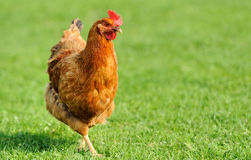
#> input picture imgs/chicken.jpg, 251 x 160 px
$ python otsu_thresholding.py
#> lines starting #> are read from the running program, lines starting #| are printed output that depends on the picture; after the words box and inside, x2 and y2 are one past the last pixel; in counts of white or black regions, pixels touching at a corner belong together
from skimage.filters import threshold_otsu
import os.path as path
import matplotlib.pyplot as plt
from skimage import io, color
import numpy as np
import time

img = io.imread(path.expanduser('imgs/chicken.jpg'))
#> img is the input picture: shape (160, 251, 3); mean R, G, B 145.5, 167.3, 69.7
start = time.time()
r_t = threshold_otsu(img[:, :, 0])
#> r_t = 177
g_t = threshold_otsu(img[:, :, 1])
#> g_t = 132
b_t = threshold_otsu(img[:, :, 2])
#> b_t = 55
end = time.time()
print("elapsed: ", end-start)

m = np.zeros((img.shape[0], img.shape[1]), dtype=np.uint8)
mask = (img[:, :, 0] < r_t) & (img[:, :, 1] < g_t) & (img[:, :, 2] < b_t)
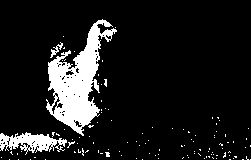
#> mask: shape (160, 251) bool; 11.3% white; 115 white regions (112 under 20 px), largest, box (x1, y1, x2, y2) and area: (46, 19, 117, 136) 3398, (0, 132, 67, 155) 797, (50, 42, 63, 58) 64
m[~mask] = 255

plt.imshow(m)
plt.show()
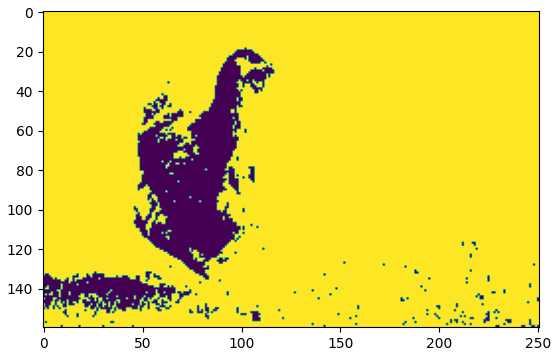
#> figure drawn by matplotlib, 1 panel

$ run again, with imgs/cow.jpg copied over imgs/chicken.jpg
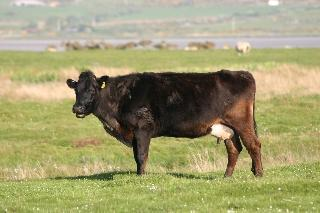
#> input picture imgs/cow.jpg, 320 x 213 px
#> img is the input picture: shape (213, 320, 3); mean R, G, B 160.9, 156.8, 112.3
#> r_t = 118
#> g_t = 114
#> b_t = 125
#> `mask = (img[:, :, 0] < r_t) & (img[:, :, 1] < g_t) & (img[:, :, 2] < b..`:
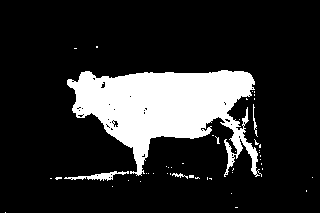
#> mask: shape (213, 320) bool; 16.6% white; 48 white regions (44 under 20 px), largest, box (x1, y1, x2, y2) and area: (67, 70, 262, 177) 10884, (64, 171, 129, 181) 239, (253, 104, 258, 137) 50, (172, 173, 188, 179) 37
#> `plt.show()`:
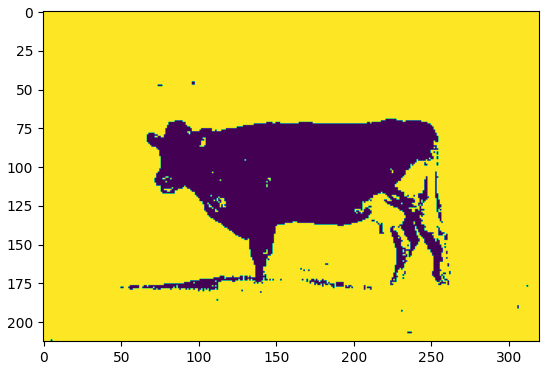
#> figure drawn by matplotlib, 1 panel
